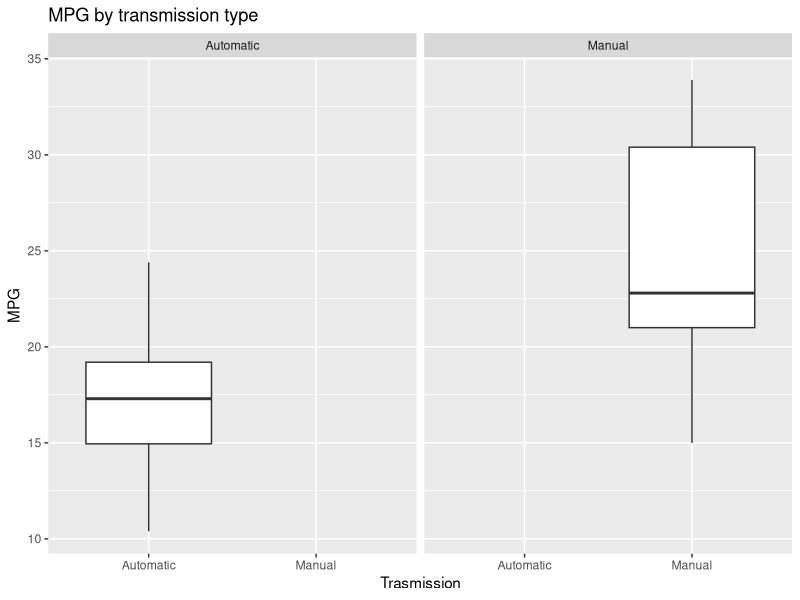

Source code (R):
## ---- chunk 1
data(mtcars)
library(ggplot2)
mtcars$cyl <- factor(mtcars$cyl)
mtcars$vs <- factor(mtcars$vs)
mtcars$gear <- factor(mtcars$gear)
mtcars$carb <- factor(mtcars$carb)
mtcars$am <- factor(mtcars$am,labels=c('Automatic','Manual'))
## ---- chunk 2
fit.with.am <- lm(mpg~am, data = mtcars)
summary(fit.with.am)
## ---- chunk 3
am.automatic <- t.test(mtcars$mpg[mtcars$am == "Automatic"], mu = 0)
am.manual <- t.test(mtcars$mpg[mtcars$am == "Manual"], mu = 0)
am.automatic$conf.int
am.manual$conf.int
## ---- chunk 4
fit.all <- lm(mpg ~ ., data = mtcars)
fit.best <- step(fit.all, direction = "both")
## ---- chunk 5
summary(fit.best)
## ---- chunk 6
anova(fit.best,fit.with.am)
## ---- chunk 7
ggplot(data=mtcars, aes(y=mpg, x = am)) + geom_boxplot() + facet_wrap(~ am) + ylab("MPG") + xlab("Trasmission") + ggtitle("MPG by transmission type")
